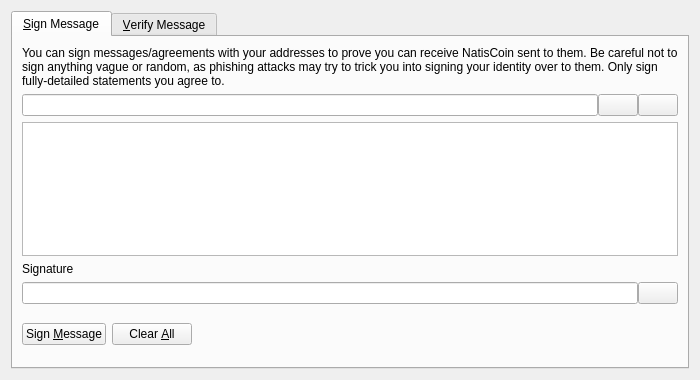
<?xml version="1.0" encoding="UTF-8"?>
<ui version="4.0">
 <class>SignVerifyMessageDialog</class>
 <widget class="QDialog" name="SignVerifyMessageDialog">
  <property name="geometry">
   <rect>
    <x>0</x>
    <y>0</y>
    <width>700</width>
    <height>380</height>
   </rect>
  </property>
  <property name="windowTitle">
   <string>Signatures - Sign / Verify a Message</string>
  </property>
  <property name="modal">
   <bool>true</bool>
  </property>
  <layout class="QVBoxLayout" name="verticalLayout">
   <item>
    <widget class="QTabWidget" name="tabWidget">
     <property name="currentIndex">
      <number>0</number>
     </property>
     <widget class="QWidget" name="tabSignMessage">
      <attribute name="title">
       <string>&amp;Sign Message</string>
      </attribute>
      <layout class="QVBoxLayout" name="verticalLayout_SM">
       <item>
        <widget class="QLabel" name="infoLabel_SM">
         <property name="text">
          <string>You can sign messages/agreements with your addresses to prove you can receive NatisCoin sent to them. Be careful not to sign anything vague or random, as phishing attacks may try to trick you into signing your identity over to them. Only sign fully-detailed statements you agree to.</string>
         </property>
         <property name="textFormat">
          <enum>Qt::PlainText</enum>
         </property>
         <property name="wordWrap">
          <bool>true</bool>
         </property>
        </widget>
       </item>
       <item>
        <layout class="QHBoxLayout" name="horizontalLayout_1_SM">
         <property name="spacing">
          <number>0</number>
         </property>
         <item>
          <widget class="QValidatedLineEdit" name="addressIn_SM">
           <property name="toolTip">
            <string>The NatisCoin address to sign the message with</string>
           </property>
          </widget>
         </item>
         <item>
          <widget class="QPushButton" name="addressBookButton_SM">
           <property name="toolTip">
            <string>Choose previously used address</string>
           </property>
           <property name="text">
            <string/>
           </property>
           <property name="shortcut">
            <string>Alt+A</string>
           </property>
           <property name="autoDefault">
            <bool>false</bool>
           </property>
          </widget>
         </item>
         <item>
          <widget class="QPushButton" name="pasteButton_SM">
           <property name="toolTip">
            <string>Paste address from clipboard</string>
           </property>
           <property name="text">
            <string/>
           </property>
           <property name="shortcut">
            <string>Alt+P</string>
           </property>
           <property name="autoDefault">
            <bool>false</bool>
           </property>
          </widget>
         </item>
        </layout>
       </item>
       <item>
        <widget class="QPlainTextEdit" name="messageIn_SM">
         <property name="toolTip">
          <string>Enter the message you want to sign here</string>
         </property>
        </widget>
       </item>
       <item>
        <widget class="QLabel" name="signatureLabel_SM">
         <property name="text">
          <string>Signature</string>
         </property>
         <property name="textFormat">
          <enum>Qt::PlainText</enum>
         </property>
        </widget>
       </item>
       <item>
        <layout class="QHBoxLayout" name="horizontalLayout_2_SM">
         <property name="spacing">
          <number>0</number>
         </property>
         <item>
          <widget class="QLineEdit" name="signatureOut_SM">
           <property name="font">
            <font>
             <italic>true</italic>
            </font>
           </property>
           <property name="readOnly">
            <bool>true</bool>
           </property>
          </widget>
         </item>
         <item>
          <widget class="QPushButton" name="copySignatureButton_SM">
           <property name="toolTip">
            <string>Copy the current signature to the system clipboard</string>
           </property>
           <property name="text">
            <string/>
           </property>
           <property name="autoDefault">
            <bool>false</bool>
           </property>
          </widget>
         </item>
        </layout>
       </item>
       <item>
        <layout class="QHBoxLayout" name="horizontalLayout_3_SM">
         <item>
          <widget class="QPushButton" name="signMessageButton_SM">
           <property name="toolTip">
            <string>Sign the message to prove you own this NatisCoin address</string>
           </property>
           <property name="text">
            <string>Sign &amp;Message</string>
           </property>
           <property name="autoDefault">
            <bool>false</bool>
           </property>
          </widget>
         </item>
         <item>
          <widget class="QPushButton" name="clearButton_SM">
           <property name="toolTip">
            <string>Reset all sign message fields</string>
           </property>
           <property name="text">
            <string>Clear &amp;All</string>
           </property>
           <property name="autoDefault">
            <bool>false</bool>
           </property>
          </widget>
         </item>
         <item>
          <spacer name="horizontalSpacer_1_SM">
           <property name="orientation">
            <enum>Qt::Horizontal</enum>
           </property>
           <property name="sizeHint" stdset="0">
            <size>
             <width>40</width>
             <height>48</height>
            </size>
           </property>
          </spacer>
         </item>
         <item>
          <widget class="QLabel" name="statusLabel_SM">
           <property name="font">
            <font>
             <weight>75</weight>
             <bold>true</bold>
            </font>
           </property>
           <property name="text">
            <string/>
           </property>
           <property name="wordWrap">
            <bool>true</bool>
           </property>
          </widget>
         </item>
         <item>
          <spacer name="horizontalSpacer_2_SM">
           <property name="orientation">
            <enum>Qt::Horizontal</enum>
           </property>
           <property name="sizeHint" stdset="0">
            <size>
             <width>40</width>
             <height>48</height>
            </size>
           </property>
          </spacer>
         </item>
        </layout>
       </item>
      </layout>
     </widget>
     <widget class="QWidget" name="tabVerifyMessage">
      <attribute name="title">
       <string>&amp;Verify Message</string>
      </attribute>
      <layout class="QVBoxLayout" name="verticalLayout_VM">
       <item>
        <widget class="QLabel" name="infoLabel_VM">
         <property name="text">
          <string>Enter the receiver's address, message (ensure you copy line breaks, spaces, tabs, etc. exactly) and signature below to verify the message. Be careful not to read more into the signature than what is in the signed message itself, to avoid being tricked by a man-in-the-middle attack. Note that this only proves the signing party receives with the address, it cannot prove sendership of any transaction!</string>
         </property>
         <property name="textFormat">
          <enum>Qt::PlainText</enum>
         </property>
         <property name="alignment">
          <set>Qt::AlignLeading|Qt::AlignLeft|Qt::AlignTop</set>
         </property>
         <property name="wordWrap">
          <bool>true</bool>
         </property>
        </widget>
       </item>
       <item>
        <layout class="QHBoxLayout" name="horizontalLayout_1_VM">
         <property name="spacing">
          <number>0</number>
         </property>
         <item>
          <widget class="QValidatedLineEdit" name="addressIn_VM">
           <property name="toolTip">
            <string>The NatisCoin address the message was signed with</string>
           </property>
          </widget>
         </item>
         <item>
          <widget class="QPushButton" name="addressBookButton_VM">
           <property name="toolTip">
            <string>Choose previously used address</string>
           </property>
           <property name="text">
            <string/>
           </property>
           <property name="shortcut">
            <string>Alt+A</string>
           </property>
           <property name="autoDefault">
            <bool>false</bool>
           </property>
          </widget>
         </item>
        </layout>
       </item>
       <item>
        <widget class="QPlainTextEdit" name="messageIn_VM"/>
       </item>
       <item>
        <widget class="QValidatedLineEdit" name="signatureIn_VM"/>
       </item>
       <item>
        <layout class="QHBoxLayout" name="horizontalLayout_2_VM">
         <item>
          <widget class="QPushButton" name="verifyMessageButton_VM">
           <property name="toolTip">
            <string>Verify the message to ensure it was signed with the specified NatisCoin address</string>
           </property>
           <property name="text">
            <string>Verify &amp;Message</string>
           </property>
           <property name="autoDefault">
            <bool>false</bool>
           </property>
          </widget>
         </item>
         <item>
          <widget class="QPushButton" name="clearButton_VM">
           <property name="toolTip">
            <string>Reset all verify message fields</string>
           </property>
           <property name="text">
            <string>Clear &amp;All</string>
           </property>
           <property name="autoDefault">
            <bool>false</bool>
           </property>
          </widget>
         </item>
         <item>
          <spacer name="horizontalSpacer_1_VM">
           <property name="orientation">
            <enum>Qt::Horizontal</enum>
           </property>
           <property name="sizeHint" stdset="0">
            <size>
             <width>40</width>
             <height>48</height>
            </size>
           </property>
          </spacer>
         </item>
         <item>
          <widget class="QLabel" name="statusLabel_VM">
           <property name="font">
            <font>
             <weight>75</weight>
             <bold>true</bold>
            </font>
           </property>
           <property name="text">
            <string/>
           </property>
           <property name="wordWrap">
            <bool>true</bool>
           </property>
          </widget>
         </item>
         <item>
          <spacer name="horizontalSpacer_2_VM">
           <property name="orientation">
            <enum>Qt::Horizontal</enum>
           </property>
           <property name="sizeHint" stdset="0">
            <size>
             <width>40</width>
             <height>48</height>
            </size>
           </property>
          </spacer>
         </item>
        </layout>
       </item>
      </layout>
     </widget>
    </widget>
   </item>
  </layout>
 </widget>
 <customwidgets>
  <customwidget>
   <class>QValidatedLineEdit</class>
   <extends>QLineEdit</extends>
   <header>qvalidatedlineedit.h</header>
  </customwidget>
 </customwidgets>
 <resources>
  <include location="../natiscoin.qrc"/>
 </resources>
 <connections/>
</ui>
